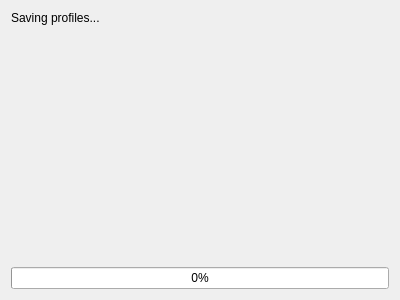
<?xml version="1.0" encoding="UTF-8"?>
<ui version="4.0">
 <class>SaveProgress</class>
 <widget class="QDialog" name="SaveProgress">
  <property name="geometry">
   <rect>
    <x>0</x>
    <y>0</y>
    <width>400</width>
    <height>300</height>
   </rect>
  </property>
  <property name="windowTitle">
   <string>Saving Profiles</string>
  </property>
  <layout class="QGridLayout" name="gridLayout">
   <item row="0" column="0">
    <widget class="QLabel" name="label">
     <property name="text">
      <string>Saving profiles...</string>
     </property>
    </widget>
   </item>
   <item row="1" column="0">
    <spacer name="verticalSpacer">
     <property name="orientation">
      <enum>Qt::Vertical</enum>
     </property>
     <property name="sizeHint" stdset="0">
      <size>
       <width>20</width>
       <height>40</height>
      </size>
     </property>
    </spacer>
   </item>
   <item row="2" column="0">
    <widget class="QProgressBar" name="save_progress">
     <property name="value">
      <number>0</number>
     </property>
    </widget>
   </item>
  </layout>
 </widget>
 <resources/>
 <connections/>
</ui>
